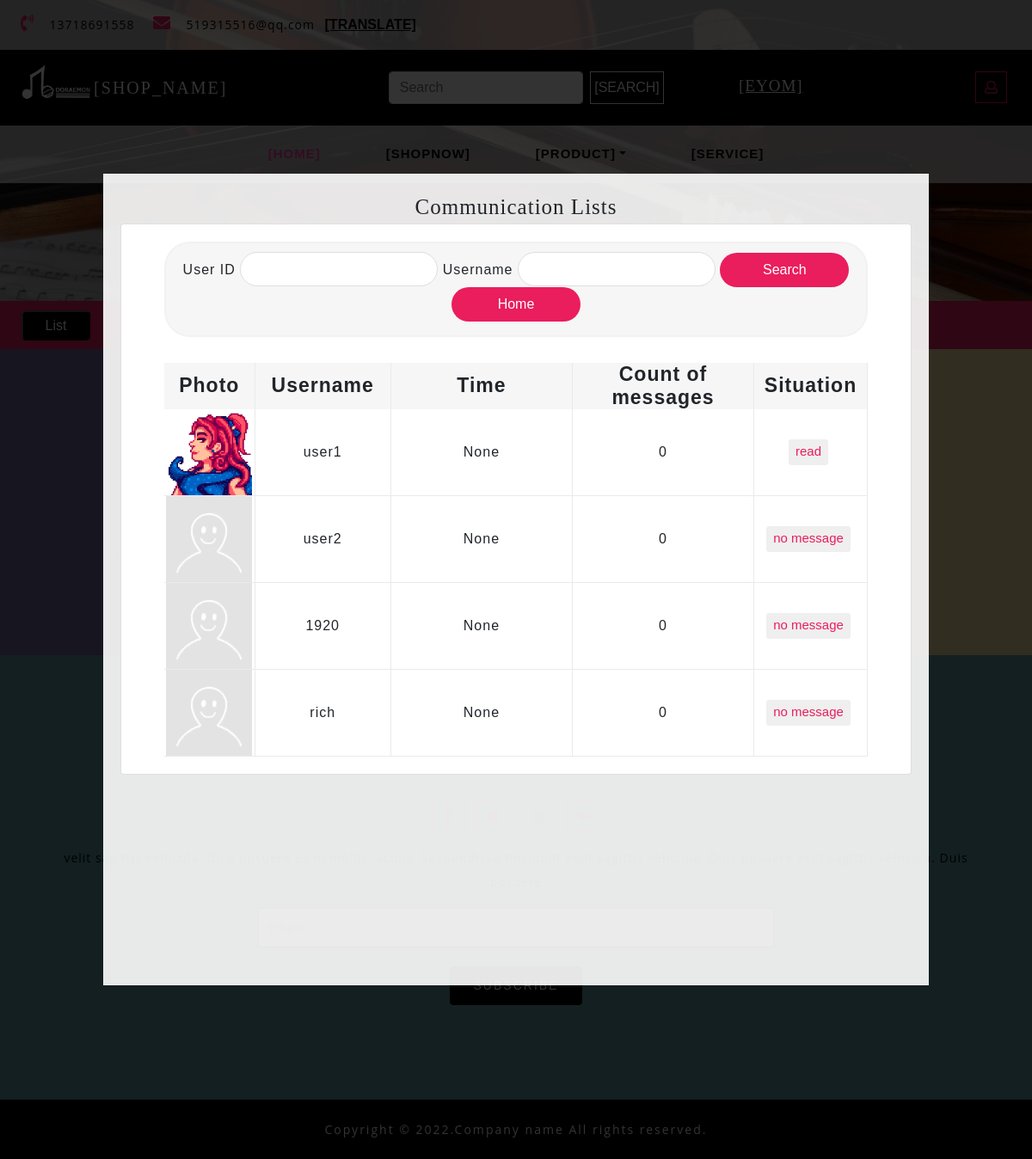
Page /adjust on the committed database.
### app/models.py (models this page shows, shortened)
class User(db.Model):
    __tablename__ = "user"
    __table_args__ = {'extend_existing': True}
    id = db.Column(db.Integer, primary_key=True)
    user_name = db.Column(db.String(32), unique=True, nullable=False)
    password_hash = db.Column(db.String(64), nullable=False)
    email = db.Column(db.String(64), nullable=False)
    register_time = db.Column(db.DateTime, default=datetime.now)
    gender = db.Column(db.String(10), nullable=True)
    icon = db.Column(db.String(128), default='default.jpeg')
    introduction = db.Column(db.String(64), nullable=True)
    authority = db.Column(db.Integer, default=0, nullable=False)
    money = db.Column(db.Integer, default=0, nullable=False)
    new_time = db.Column(db.DateTime, nullable=True)
    count = db.Column(db.Integer, default=0)
    situation = db.Column(db.Boolean, nullable=True)
    messages = db.relationship('Mess', back_populates='author', cascade='all')
    ban = db.Column(db.Boolean, default=False)

### app/routes.py (the view, shortened to what this page needs)
@app.route('/adjust', methods=['GET', 'POST'])
def adjust():
    user = User.query.filter_by(authority=0).order_by((User.situation == 0).desc()).all()
    return render_template('adjust.html', user=user)

### app/templates/adjust.html (shortened to what this page needs)
{% extends "base.html" %}
{% block content %}
    <link href="../static/css/bootstrap.min.css" rel="stylesheet" type="text/css" media="all">
    <link href="../static/css/fontawesome-all.min.css" rel="stylesheet" type="text/css" media="all">
    <link rel="stylesheet" href="../static/css/shop.css" type="text/css">
    <link rel="stylesheet" type="text/css" href="../static/css/jquery-ui1.css">
    <link href="../static/css/style.css" rel='stylesheet' type='text/css' media="all">
    <link rel="stylesheet" href="../static/css/style1.css" media="screen" type="text/css"/>
    <div class="using-border py-3">
        <div class="inner_breadcrumb  ml-4">
            <ul class="short_ls">
                <button class="list" onclick="ShowList()">List</button>
                <li>
                    <a href="/index">Home</a>
                    <span>/ /</span>
                </li>
                <li>Contact</li>
            </ul>
        </div>
    </div>
    <div id="light" class="white_content">
        <span style="font-size: 25px;font-family: fantasy;">Communication Lists</span>
            <div class = "card">
            <div class = "header">
              <form action="" method="post">
                <div class = "form-box">
                    User ID <input class = "search-field id" type="text" name="uid" id="uid">
                    Username <input class = "search-field name" type="text" name="uname" name="uname">
                    <button class = "search-btn" type="submit">Search</button>
                    <button class = "search-btn" type="button" onclick="location.href='/home'">Home</button>
                </div>
              </form>
            </div>
          <div class="ivu-table ivu-table-default ivu-table-border" >
              <div class="ivu-table-header">
                  <table cellspacing="0" cellpadding="0" border="0" style="width: 350px;">
                      <colgroup>
                          <col width="40">
                          <col width="60">
                          <col width="80">
                          <col width="80">
                          <col width="50">
                      </colgroup>
                      <thead>
                        <tr>
                            <th>
                                <div class="ivu-table-cell"><span class="">Photo</span></div>
                            </th>
                            <th >
                                <div class="ivu-table-cell"><span class="">Username</span></div>
                            </th>
                            <th >
                                <div class="ivu-table-cell"><span class="">Time</span></div>
                            </th>
                            <th >
                                <div class="ivu-table-cell"><span class="">Count of messages</span></div>
                            </th>
                            <th>
                                <div class="ivu-table-cell ivu-table-hidden"><span class="">Situation</span></div>
                            </th>
                        </tr>
                      </thead>
                    </table>
                </div>
              <div class="ivu-table-body" style="">
                  <table cellspacing="0" cellpadding="0" border="0" style="width: 600px;">
                      <colgroup>
                          <col width="40">
                          <col width="60">
                          <col width="80">
                          <col width="80">
                          <col width="50">
                      </colgroup>
                      <tbody class="ivu-table-tbody">
                        {% for u in user %}
                        <tr draggable="false" class="ivu-table-row">
                            <td class="ivu-table-column">
                                <div class="ivu-table-cell">
                                    <div class="ivu-table-cell-tooltip ivu-tooltip">
                                        <div class="ivu-tooltip-rel">
                                                {% if u.icon != None %}
                                                    <img class="ivu-table-cell-tooltip-content" src="/static/uploaded_AVA/{{ u.icon }}" alt="" width=100 height=100>
                                                {% else %}
                                                    <img class="ivu-table-cell-tooltip-content" src='{{ avatars.default(size='l') }}' alt="" width=100 height=100>
                                                {% endif %}
                                        </div>
                                    </div>
                                </div>
                            </td>
                            <td class="ivu-table-column">
                                <div class="ivu-table-cell">
                                    <div class="ivu-table-cell-tooltip ivu-tooltip">
                                        <div class="ivu-tooltip-rel">
                                            <span class="ivu-table-cell-tooltip-content" onclick="location='contact_admin/{{ u.id }}'" style="cursor: pointer"> {{ u.user_name }}
                                            </span>
                                        </div>
                                    </div>
                                </div>
                            </td>
                            <td class="ivu-table-column">
                                <div class="ivu-table-cell">
                                    <div class="ivu-table-cell-tooltip ivu-tooltip">
                                        <div class="ivu-tooltip-rel">
                                            <span class="ivu-table-cell-tooltip-content"> {{ u.new_time }}
                                            </span>
                                        </div>
                                    </div>
                                </div>
                            </td>
                            <td class="ivu-table-column">
                                <div class="ivu-table-cell">
                                    <div class="ivu-table-cell-tooltip ivu-tooltip">
                                        <div class="ivu-tooltip-rel">
                                            <span class="ivu-table-cell-tooltip-content">{{ u.count }}
                                            </span>
                                        </div>
                                    </div>
                                </div>
                            </td>
                            <td class="ivu-table-column">
                                <div class="ivu-table-cell">
                                    <div style="display: flex; justify-content: center;">
                                        <button type="button" class="ivu-btn ivu-btn-info ivu-btn-small ivu-btn-ghost"
                                                style="margin-right: 5px; display: block;" onclick="location='contact_admin/{{ u.id }}'">
                                                {% if u.situation %}
                                                    <span>read</span>
                                                {% elif u.situation is none %}
                                                    <span>no message</span>
                                                {% else %}
                                                    <span>unread</span>
                                                {% endif %}
                                        </button>
                                    </div>
                                </div>
                            </td>
                        </tr>
                       {% endfor %}
                      </tbody>
                  </table>
              </div>
          </div>
      </div>
    </div>
    <section class="subscribe">
        <div class="container-fluid">
            <div class="row">
                <div class="col-lg-6 col-md-6 map-info-right px-0 text-center">
                    <div class="address-gried-2">
                        <b>Doraemon Instrument Store</b>
                        <p>
                        </p>
                    </div>
                </div>
                <div class="col-lg-6 col-md-6 address-w3l-right text-center">
                    <div class="address-gried ">
                        <p>25478 Road St.121<br>USA New Hill
                        </div>
                    <div class="address-gried mt-3">
                        <p> +(000)123 4565<br>+(010)123 4565</p>
                    </div>
                    <div class=" address-gried mt-3">
                        <p><a href="mailto:info@example.com">info@example1.com</a>
                            <br><a href="mailto:info@example.com">info@example2.com</a>
                        </p>
                    </div>
                </div>
            </div>
        </div>
    </section>
    <section class="sub-below-address py-lg-4 py-md-3 py-sm-3 py-3">
        <div class="container py-lg-5 py-md-5 py-sm-4 py-3">
            <h3 class="title clr text-center mb-lg-5 mb-md-4 mb-sm-4 mb-3">Get In Touch Us</h3>
            <div class="icons mt-4 text-center">
                <ul>
                    <li><a href="#"></a></li>
                    <li><a href="#"></a></li>
                    <li><a href="#"></a></li>
                    <li><a href="#"></a></li>
                </ul>
                <p class="my-3">velit sagittis vehicula. Duis posuere
                </p>
            </div>
            <div class="email-sub-agile">
                <form action="#" method="post">
                    <div class="form-group sub-info-mail">
                    </div>
                    <div class="text-center">
                        <button type="submit" class="btn subscrib-btnn">Subscribe</button>
                    </div>
                </form>
            </div>
        </div>
    </section>
    <footer class="py-lg-4 py-md-3 py-sm-3 py-3 text-center">
        <div class="copy-agile-right">
            <p>
            </p>
        </div>
    </footer>
    <link rel="stylesheet" href="../static/css/communicate_list.css" type="text/css">
{% endblock %}

### app/static/css/shop.css (style rules this page uses)
.btn { display: inline-block; }

### app/static/css/style.css (style rules this page uses)
html, body { padding: 0; margin: 0; background: #fff; letter-spacing: 1px; font-family: 'Sunflower', sans-serif; }
body a { outline: none; transition: 0.5s all; -webkit-transition: 0.5s all; -moz-transition: 0.5s all; -o-transition: 0.5s all; -ms-transition: 0.5s all; text-decoration: none; }
select,input[type="email"],input[type="text"],input[type=password], input[type="button"],input[type="submit"],textarea { font-family: 'Open Sans', sans-serif; transition:0.5s all; -webkit-transition:0.5s all; -moz-transition:0.5s all; -o-transition:0.5s all; -ms-transition:0.5s all; letter-spacing: 1px; }
h1, h2, h3, h4, h5, h6 { margin: 0; padding: 0; font-family: 'Sunflower', sans-serif; letter-spacing: 1px; }
p { margin: 0; padding: 0; letter-spacing: 1px; font-family: 'Open Sans', sans-serif; }
ul { margin: 0; padding: 0; list-style-type: none; }
.title { font-size: 44px; color: #000; letter-spacing: 3px; font-weight: 600; text-transform: capitalize; }
.clr { color: #fff; }
a { color: #fff; text-decoration: none; }
.news-agile-text p,.product-info-img p, .sub-agile-info-toys p,.news-agile-text p , .about-products-w3layouts p,.address-gried p, .address-gried p a,.icons p,.about-innergrid-agile p,.abut-gride p { line-height: 28px; font-size: 14px; color: #000; }
ul.short_ls li a { color: #ffffff; text-decoration: none; }
ul.short_ls li { list-style: none; display: inline-block; letter-spacing: 1px; font-size: 14px; }
.using-border { width: 100%; border: none; background:#ea1d5d; text-align: center; }
.blog,.premium,.sub-below-address { background:cadetblue; }
.clients_more-buttn a ,.subscrib-btnn,.sent-butnn { font-size: 14px; color: #fff; text-decoration: none; text-transform: uppercase; display: inline-block; letter-spacing: 2px; background-color: #000; outline: none; padding: 13px 33px; border: 1px double #000; margin: 22px 0px; transition: 0.5s all; -webkit-transition: 0.5s all; -moz-transition: 0.5s all; -o-transition: 0.5s all; -ms-transition: 0.5s all; }
.address-w3l-right { background:#f7e3a5; padding: 2em 0em; }
.sub-info-mail { width:50%; margin:0px auto; }
.icons ul li,.cart-icons ul li,.icons-social ul li { display: inline-block; }
.icons ul li a,.cart-icons ul li { color: #fff; }
footer { background:#000; }
.copy-agile-right p { letter-spacing: 2px; font-size: 14px; color:#fff; }
@media (max-width:1440px) { .title { font-size: 41px; letter-spacing: 2px; } }
@media (max-width:1366px) { .title { font-size: 41px; } }
@media (max-width:1366px) { .address-w3l-right { padding: 1.5em 0em; } }
@media (max-width:1366px) { .sub-info-mail { width: 54%; } }
@media (max-width:1280px) { .clients_more-buttn a, .subscrib-btnn, .sent-butnn { padding: 11px 27px; } }
.address-gried-2 { display: flex; align-items: center; justify-content: space-evenly; width: 100%; height: 100%; flex-flow: column; background-color: #73679b; }

### app/static/css/style1.css (style rules this page uses)
body { padding: 0; margin: 0; background: white; background-repeat: no-repeat; background-attachment: fixed; }
.white_content { position: absolute; width: 80%; height: 70%; top: 15%; padding: 20px; background-color: rgba(255,255,255,0.9); z-index:1002; overflow: auto; left: 0; right: 0; margin: 0 auto; text-align: center; }
a { cursor: pointer; }
.list { border-radius: 5px; position: absolute; background-color: black; width: 80px; height: 35px; color: white; left: 25px; top: 361px; }
th { font-size: 23px; text-align: center; width: 250px; }

### rows in the picture
User: icon (picture), user_name "user1", new_time "None", count "0", situation "read"
User: icon (placeholder picture), user_name "user2", new_time "None", count "0", shows "no message"
User: icon (placeholder picture), user_name "1920", new_time "None", count "0", shows "no message"
User: icon (placeholder picture), user_name "rich", new_time "None", count "0", shows "no message"
